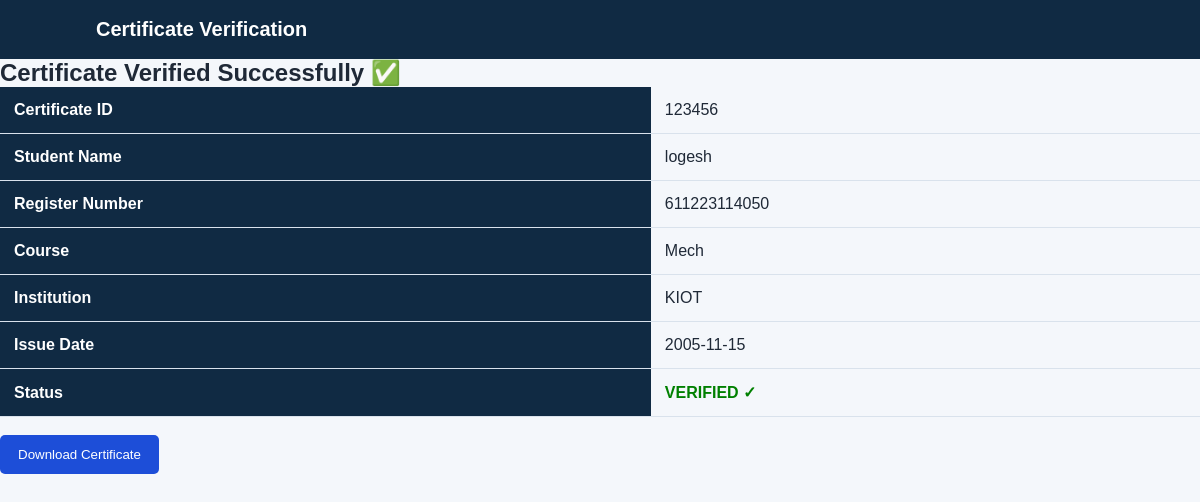
The page /certificate/123456 on the database as committed earlier.
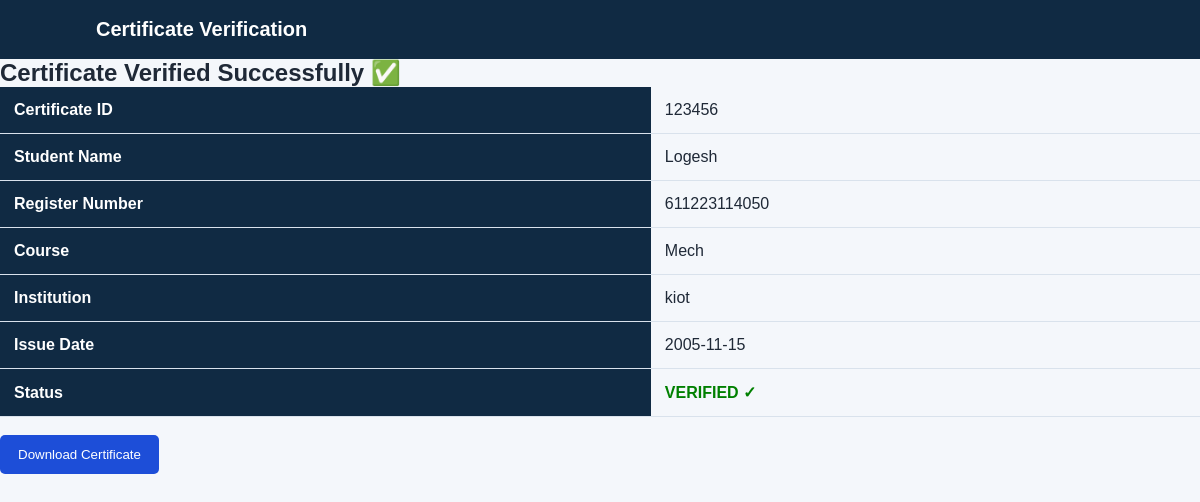
The same page on the database as committed later.
### tables this page shows
CREATE TABLE certificates (
            id INTEGER PRIMARY KEY AUTOINCREMENT,
            certificate_id TEXT UNIQUE NOT NULL,
            student_name TEXT NOT NULL,
            register_number TEXT NOT NULL,
            course TEXT NOT NULL,
            institution TEXT NOT NULL,
            issue_date TEXT NOT NULL,
            file_name TEXT NOT NULL,
            qr_code TEXT NOT NULL,
            certificate_hash TEXT NOT NULL,
            previous_hash TEXT NOT NULL,
            block_hash TEXT NOT NULL,
            created_at TEXT NOT NULL
        , status TEXT NOT NULL DEFAULT 'VALID', revoked_at TEXT, admin_id INTEGER);

### app.py (the view)
@app.route("/certificate/<certificate_id>")
def certificate_details(certificate_id):
    certificate = get_certificate_by_id(certificate_id)
    if certificate is None:
        return "Certificate not found"
    return render_template(
        "certificate_details.html",
        certificate=certificate
    )

### database.py (called while the page is built)
def get_connection():
    connection = sqlite3.connect(DATABASE_NAME)
    connection.row_factory = sqlite3.Row
    return connection

def get_certificate_by_id(certificate_id):
    connection = get_connection()
    cursor = connection.cursor()
    cursor.execute(
        """
        SELECT *
        FROM certificates
        WHERE certificate_id = ?
        """,
        (certificate_id,)
    )
    certificate = cursor.fetchone()
    connection.close()
    return certificate

### templates/certificate_details.html (shortened to what this page needs)
<!DOCTYPE html>
<html lang="en">
<head>
    <link rel="stylesheet"
          href="{{ url_for('static', filename='style.css') }}">
</head>
<body>
<header class="navbar">
    <div class="logo">
        Certificate Verification
    </div>
</header>
<div class="container">
    <h2>Certificate Verified Successfully ✅</h2>
    <table class="certificate-table">
        <tr>
            <th>Certificate ID</th>
            <td>{{ certificate["certificate_id"] }}</td>
        </tr>
        <tr>
            <th>Student Name</th>
            <td>{{ certificate["student_name"] }}</td>
        </tr>
        <tr>
            <th>Register Number</th>
            <td>{{ certificate["register_number"] }}</td>
        </tr>
        <tr>
            <th>Course</th>
            <td>{{ certificate["course"] }}</td>
        </tr>
        <tr>
            <th>Institution</th>
            <td>{{ certificate["institution"] }}</td>
        </tr>
        <tr>
            <th>Issue Date</th>
            <td>{{ certificate["issue_date"] }}</td>
        </tr>
        <tr>
            <th>Status</th>
            <td style="color:green;font-weight:bold;">
                VERIFIED ✓
            </td>
        </tr>
    </table>
    <br>
    <a href="/download/{{ certificate['certificate_id'] }}">
        <button class="search-btn">
            Download Certificate
        </button>
    </a>
</div>
</body>
</html>

### static/style.css (style rules this page uses)
* { margin: 0; padding: 0; box-sizing: border-box; }
body { font-family: Arial, sans-serif; background: #f4f7fb; color: #1f2937; }
.navbar { background: #102a43; color: white; padding: 18px 8%; display: flex; justify-content: space-between; align-items: center; }
.logo { font-size: 20px; font-weight: bold; }
.certificate-table { width: 100%; border-collapse: collapse; }
.certificate-table th, .certificate-table td { padding: 14px; border-bottom: 1px solid #d9e2ec; text-align: left; }
.certificate-table th { background: #102a43; color: white; }
.search-btn { background:#1d4ed8; color:white; border:none; padding:12px 18px; border-radius:5px; cursor:pointer; }

Rows that differ between the two databases and show on the page:
removed certificates: certificate_id "123456", student_name "logesh", register_number "611223114050", course "Mech", institution "KIOT", issue_date "2005-11-15"
added certificates: certificate_id "123456", student_name "Logesh", register_number "611223114050", course "Mech", institution "kiot", issue_date "2005-11-15"
